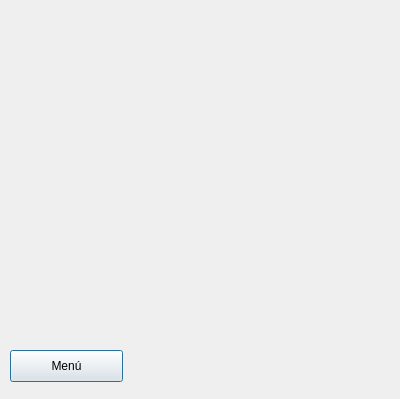
<?xml version="1.0" encoding="UTF-8"?>
<ui version="4.0">
 <class>aprobarAuxilio</class>
 <widget class="QDialog" name="aprobarAuxilio">
  <property name="geometry">
   <rect>
    <x>0</x>
    <y>0</y>
    <width>400</width>
    <height>399</height>
   </rect>
  </property>
  <property name="windowTitle">
   <string>Dialog</string>
  </property>
  <widget class="QPushButton" name="pushButton">
   <property name="geometry">
    <rect>
     <x>10</x>
     <y>350</y>
     <width>113</width>
     <height>32</height>
    </rect>
   </property>
   <property name="text">
    <string>Menú</string>
   </property>
  </widget>
 </widget>
 <resources/>
 <connections/>
</ui>
